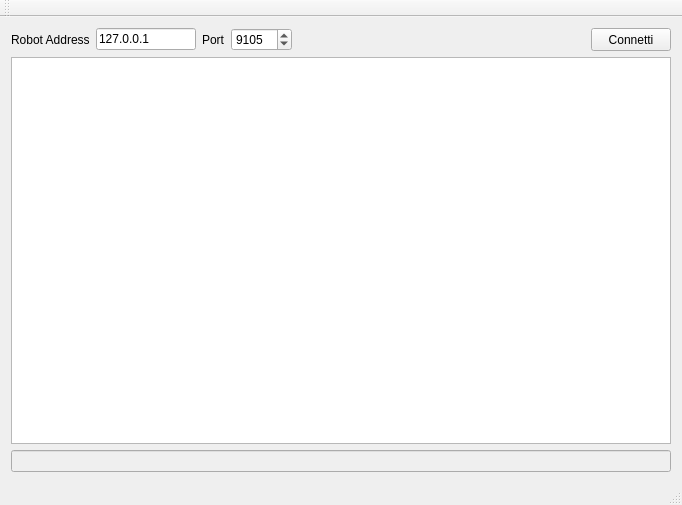
<?xml version="1.0" encoding="UTF-8"?>
<ui version="4.0">
 <class>MainWindow</class>
 <widget class="QMainWindow" name="MainWindow">
  <property name="geometry">
   <rect>
    <x>0</x>
    <y>0</y>
    <width>682</width>
    <height>505</height>
   </rect>
  </property>
  <property name="windowTitle">
   <string>QKTerm</string>
  </property>
  <widget class="QWidget" name="centralWidget">
   <layout class="QGridLayout" name="gridLayout">
    <item row="0" column="0">
     <layout class="QHBoxLayout" name="horizontalLayout_2">
      <item>
       <widget class="QLabel" name="label">
        <property name="text">
         <string>Robot Address</string>
        </property>
       </widget>
      </item>
      <item>
       <widget class="QLineEdit" name="lineAddress">
        <property name="maximumSize">
         <size>
          <width>100</width>
          <height>16777215</height>
         </size>
        </property>
        <property name="text">
         <string>127.0.0.1</string>
        </property>
        <property name="placeholderText">
         <string/>
        </property>
       </widget>
      </item>
      <item>
       <widget class="QLabel" name="label_2">
        <property name="text">
         <string>Port</string>
        </property>
       </widget>
      </item>
      <item>
       <widget class="QSpinBox" name="spinPort">
        <property name="maximum">
         <number>10000</number>
        </property>
        <property name="value">
         <number>9105</number>
        </property>
       </widget>
      </item>
      <item>
       <spacer name="horizontalSpacer">
        <property name="orientation">
         <enum>Qt::Horizontal</enum>
        </property>
        <property name="sizeHint" stdset="0">
         <size>
          <width>40</width>
          <height>20</height>
         </size>
        </property>
       </spacer>
      </item>
      <item>
       <widget class="QPushButton" name="pushConnect">
        <property name="sizePolicy">
         <sizepolicy hsizetype="Minimum" vsizetype="Minimum">
          <horstretch>0</horstretch>
          <verstretch>0</verstretch>
         </sizepolicy>
        </property>
        <property name="text">
         <string>Connetti</string>
        </property>
        <property name="checkable">
         <bool>true</bool>
        </property>
       </widget>
      </item>
     </layout>
    </item>
    <item row="2" column="0">
     <layout class="QHBoxLayout" name="horizontalLayout">
      <item>
       <widget class="QLineEdit" name="lineCommand">
        <property name="enabled">
         <bool>false</bool>
        </property>
       </widget>
      </item>
     </layout>
    </item>
    <item row="1" column="0">
     <widget class="QTextBrowser" name="textResult">
      <property name="html">
       <string>&lt;!DOCTYPE HTML PUBLIC &quot;-//W3C//DTD HTML 4.0//EN&quot; &quot;http://www.w3.org/TR/REC-html40/strict.dtd&quot;&gt;
&lt;html&gt;&lt;head&gt;&lt;meta name=&quot;qrichtext&quot; content=&quot;1&quot; /&gt;&lt;style type=&quot;text/css&quot;&gt;
p, li { white-space: pre-wrap; }
&lt;/style&gt;&lt;/head&gt;&lt;body style=&quot; font-family:'Noto Sans'; font-size:9pt; font-weight:400; font-style:normal;&quot;&gt;
&lt;p style=&quot;-qt-paragraph-type:empty; margin-top:0px; margin-bottom:0px; margin-left:0px; margin-right:0px; -qt-block-indent:0; text-indent:0px; font-family:'MS Shell Dlg 2'; font-size:8.25pt;&quot;&gt;&lt;br /&gt;&lt;/p&gt;&lt;/body&gt;&lt;/html&gt;</string>
      </property>
      <property name="acceptRichText">
       <bool>true</bool>
      </property>
     </widget>
    </item>
   </layout>
  </widget>
  <widget class="QMenuBar" name="menuBar">
   <property name="geometry">
    <rect>
     <x>0</x>
     <y>0</y>
     <width>682</width>
     <height>27</height>
    </rect>
   </property>
  </widget>
  <widget class="QToolBar" name="mainToolBar">
   <attribute name="toolBarArea">
    <enum>TopToolBarArea</enum>
   </attribute>
   <attribute name="toolBarBreak">
    <bool>false</bool>
   </attribute>
  </widget>
  <widget class="QStatusBar" name="statusBar"/>
 </widget>
 <layoutdefault spacing="6" margin="11"/>
 <resources/>
 <connections/>
</ui>
